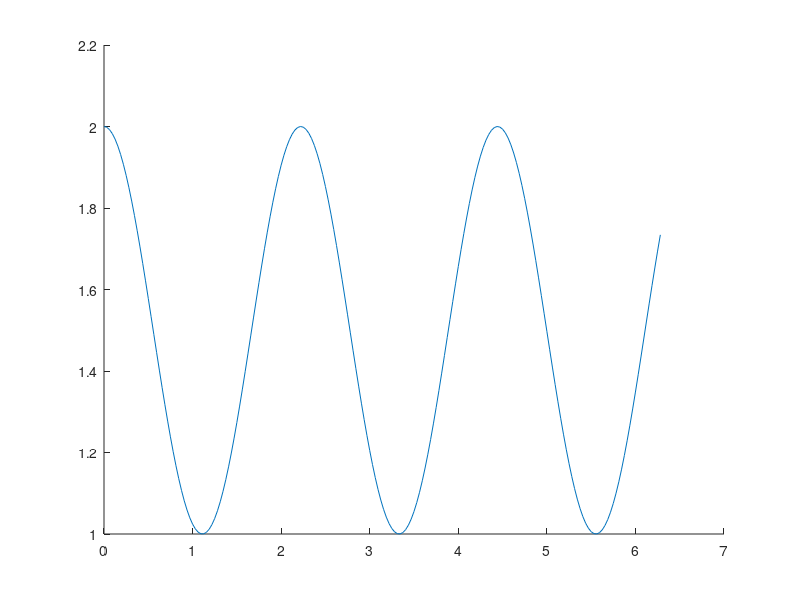

This figure's MATLAB source:

% *********************************************** 
% *                                             *
% * 31 November, 2023                           *
% * TED College                                 *
% * Classical Entanglement Limit, part II       *
% *                                             *
% * |n> = 2                                     *
% *                                             *
% * Here I study the dynamics                   *
% * of qubit-cavity system                      *
% * For "Jaynes-Cummings Hamiltonian"           *
% *                                             *
% * I used the classical entanglement method,   *
% * one can cancel some higher order terms      *
% * in the matrix of moments, considering some  *
% * specific initial states                     *
% *                                             *
% ***********************************************

tic 
clc ;   
hold on ;

% =======================================================================
% Constants:

T = 2 * pi ;            % Totoal Time, (2 * pi) for a complete rotation 
step = 1/32 ;           % Powers of 2 : 16, 32, 64, ...

dimension = 3 ;        % Dimension of bosonic subspace
qDimension = 2 ;        % Dimension of qubit subspace  

% =======================================================================
% Defining Annihilation and Creation Operators 

aI = eye(dimension) ;
vec = sqrt(1:dimension - 1) ;
a = diag(vec, 1) ;
ad = a' ;

qI = eye(qDimension) ;
qVec = sqrt(1:qDimension - 1) ;
sigma = diag(qVec, 1) ;
sigmad = sigma' ;

C = cell(36, 1);

C{1} = kron(qI, aI) ;
C{2} = kron(qI, a) ;
C{3} = kron(qI, a * a) ;
C{4} = kron(sigma, aI) ;
C{5} = kron(sigma, a) ;
C{6} = kron(sigma, a * a) ;
% =================================

C{7} = kron(qI, ad) ;
C{8} = kron(qI, ad * a) ;
C{9} = kron(qI, ad * a * a) ;
C{10} = kron(sigma, ad) ;
C{11} = kron(sigma, ad * a) ;
C{12} = kron(sigma, ad * a * a) ;
% =================================

C{13} = kron(qI, ad * ad) ;
C{14} = kron(qI, ad * ad * a) ;
C{15} = kron(qI, ad * ad * a * a) ;
C{16} = kron(sigma, ad * ad) ;
C{17} = kron(sigma, ad * ad * a) ;
C{18} = kron(sigma, ad * ad * a * a) ;
% =================================

C{19} = kron(sigmad, aI) ;
C{20} = kron(sigmad, a) ;
C{21} = kron(sigmad, a * a) ;
C{22} = kron(sigmad * sigma, aI) ;
C{23} = kron(sigmad * sigma, a) ;
C{24} = kron(sigmad * sigma, a * a) ;
% =================================

C{25} = kron(sigmad, ad) ;
C{26} = kron(sigmad, ad * a) ;
C{27} = kron(sigmad, ad * a * a) ;
C{28} = kron(sigmad * sigma, ad) ;
C{29} = kron(sigmad * sigma, ad * a) ;
C{30} = kron(sigmad * sigma, ad * a * a) ;
% =================================

C{31} = kron(sigmad, ad * ad) ;
C{32} = kron(sigmad, ad * ad * a) ;
C{33} = kron(sigmad, ad * ad * a * a) ;
C{34} = kron(sigmad * sigma, ad * ad) ;
C{35} = kron(sigmad * sigma, ad * ad * a) ;
C{36} = kron(sigmad * sigma, ad * ad * a * a) ;
% =================================

% =======================================================================
% Defining the States

% First of all, let's define our pure states 
ket = zeros(dimension,1) ;
ketZero = ket ;
ketZero(1) = 1;          % |0 > : ground state, [1, 0, 0, ...]
ketOne = ket ;
ketOne(2) = 1 ;          % |1 > : first excited state: [0, 1, 0, ...]
ketTwo = ket ;
ketTwo(3) = 1 ;          % |2 > : ground state, [0, 0, 1, ...]

qKet = zeros(qDimension, 1) ;
qKetZero = qKet ;
qKetZero(1) = 1 ;       % |0 > : ground state, [1, 0, 0, ...]
qKetOne = qKet ;
qKetOne (2) = 1 ;

alpha = 0.95 ;
ketAlpha = exp(-0.5 * abs(alpha) ^ 2) * expm(alpha * ad) * expm(-conj(alpha) * a) * ketZero ;     % coherent state alpha

% state = kron(qKetZero * qKetZero', ketAlpha * ketAlpha') ;
% state = kron(qKetZero * qKetZero', ketOne * ketOne'); 
% state = kron(qKetOne * qKetOne', ketZero * ketZero'); 
state = kron(qKetZero * qKetZero', ketTwo * ketTwo'); 

C_ini = zeros(36, 1) ;

for i = 1:36
        
    C_ini(i) = trace(state * C{i}) ;
end

% =======================================================================
% Lindbladian
X = zeros(36, 36) ;

X(2, 4) = -1 ;

X(3, 5) = -2 ;

X(4, 2) = -1 ;
X(4, 23) = +2 ;

X(5, 3) = -1 ;
X(5, 24) = +2 ;

X(7, 19) = +1 ;

X(8, 10) = -1 ;
X(8, 20) = +1 ;

X(9, 21) = +1 ;
X(9, 11) = -2 ;

X(10, 22) = +1 ;
X(10, 29) = +2 ;
X(10, 8) = -1 ;

X(11, 23) = +1 ;
X(11, 30) = +2 ;
X(11, 9) = -1 ;

X(12, 24) = +1 ;

X(13, 25) = +2 ;

X(14, 16) = -1 ;
X(14, 26) = +2 ;

X(15, 17) = -2 ;
X(15, 27) = +2 ;

X(16, 28) = +2 ;
X(16, 35) = +2 ;
X(16, 14) = -1 ;

X(17, 29) = +2 ;
X(17, 36) = +2 ;
X(17, 15) = -1 ;

X(18, 30) = +2 ;

X(19, 7) = +1 ;
X(19, 28) = -2 ;

X(20, 22) = -1 ;
X(20, 29) = -2 ;
X(20, 8) = +1 ;

X(21, 23) = -2 ;
X(21, 30) = -2 ;
X(21, 9) = +1 ;

X(22, 10) = +1 ;
X(22, 20) = -1 ;

X(23, 11) = +1 ;
X(23, 21) = -1 ;

X(24, 12) = +1 ;

X(25, 13) = +1 ;
X(25, 34) = -2 ;

X(26, 28) = -1 ;
X(26, 35) = -2 ;
X(26, 14) = +1 ;

X(27, 29) = -2 ;
X(27, 36) = -2 ;
X(27, 15) = +1 ;

X(28, 26) = -1 ;
X(28, 16) = +1 ;

X(29, 17) = +1 ;
X(29, 27) = -1 ;

X(30, 18) = +1 ;

X(32, 34) = -1 ;

X(33, 35) = -2 ;

X(34, 32) = -1 ;

X(35, 33) = -1 ;

% To calculate C2
lindbladian = 1i * X ;

% ======================================================================
% Main: Integral Method

Time = 0 : step : T ;   % total steps, we need this in our plot

resultC = zeros(round((1/step) * T), 1) ;     % C2 is stored here
  
counter = 1 ;
  
for time = 0:step:T
   
   co = expm(lindbladian * time) ;
   result = co * C_ini ;
  
   % Calculations regarding C2
   resultC(counter, 1) = result(8, 1) ;        % for ad * a
   
   disp( " ================================================ " );
   disp( resultC(counter, 1) );
 
%    disp("I am here: ");
%    disp(time);
    
   counter = counter + 1;
    
end

% =======================================================================
% Plot the Result                         

plot(Time, real(resultC));

elapsed_Time = toc ;
disp('Run Iime (minute):') ;
disp(elapsed_Time / 60);
